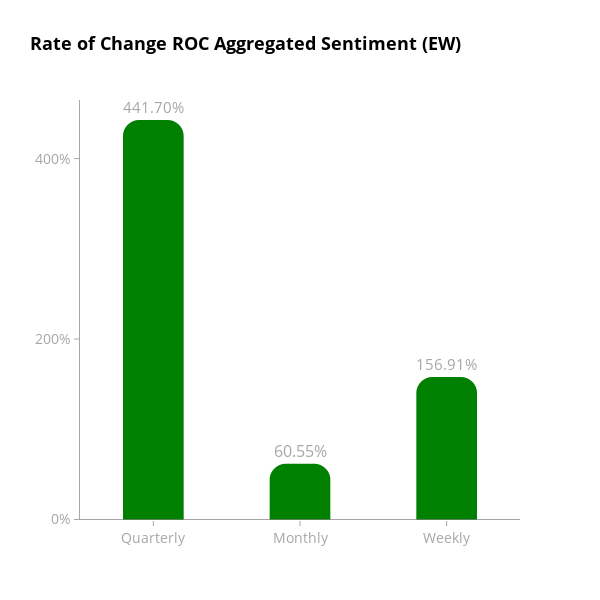
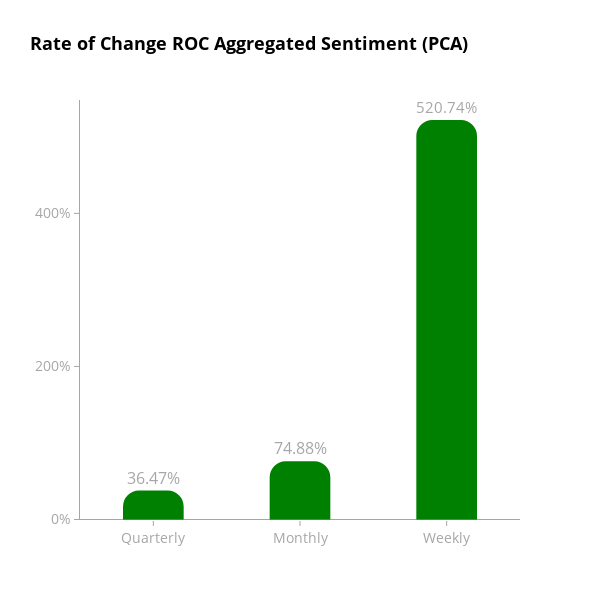

Notebook code for these charts, in order:
### Code cell
# Call the function for aggregate indicator columns and save charts
create_bar_chart(merged_df, 'aggregate_indicator_equalweight', "ROC Aggregated Sentiment (EW)")
create_bar_chart(merged_df, 'aggregate_indicator_PCA', "ROC Aggregated Sentiment (PCA)")

### Figure 1 — Plotly figure (JSON) as saved in the notebook; plotly's stock layout.template omitted (floating-point values rounded to 4 significant figures)
{"data": [{"marker": {"color": ["green", "green", "green"], "cornerradius": 15, "line": {"color": ["green", "green", "green"], "width": 2}}, "text": ["441.70%", "60.55%", "156.91%"], "textfont": {"color": "rgba(128, 128, 128, 0.7)", "size": 16}, "textposition": "outside", "width": 0.4, "x": ["Quarterly", "Monthly", "Weekly"], "y": [441.7, 60.55, 156.9], "type": "bar"}], "layout": {"title": {"font": {"color": "black", "size": 18, "weight": "bold"}, "text": "Rate of Change ROC Aggregated Sentiment (EW)"}, "yaxis": {"title": {}, "ticksuffix": "%", "tickfont": {"color": "rgba(128, 128, 128, 0.7)", "size": 14}, "showgrid": false, "zeroline": false, "linecolor": "rgba(128, 128, 128, 0.7)", "showline": true, "ticks": "outside", "tickcolor": "rgba(128, 128, 128, 0.7)", "dtick": 200}, "font": {"color": "black", "size": 14}, "xaxis": {"title": {}, "tickfont": {"color": "rgba(128, 128, 128, 0.7)", "size": 14}, "showgrid": false, "zeroline": false, "showline": false, "ticks": "outside", "tickcolor": "rgba(128, 128, 128, 0.7)"}, "plot_bgcolor": "white", "paper_bgcolor": "white", "width": 600, "height": 600, "hovermode": "x unified", "bargap": 0.1, "shapes": [{"line": {"color": "rgba(128, 128, 128, 0.7)", "dash": "solid", "width": 1}, "type": "line", "x0": 0, "x1": 1, "xref": "x domain", "y0": 0, "y1": 0, "yref": "y"}]}}

### Figure 2 — Plotly figure (JSON) as saved in the notebook; plotly's stock layout.template omitted (floating-point values rounded to 4 significant figures)
{"data": [{"marker": {"color": ["green", "green", "green"], "cornerradius": 15, "line": {"color": ["green", "green", "green"], "width": 2}}, "text": ["36.47%", "74.88%", "520.74%"], "textfont": {"color": "rgba(128, 128, 128, 0.7)", "size": 16}, "textposition": "outside", "width": 0.4, "x": ["Quarterly", "Monthly", "Weekly"], "y": [36.47, 74.88, 520.7], "type": "bar"}], "layout": {"title": {"font": {"color": "black", "size": 18, "weight": "bold"}, "text": "Rate of Change ROC Aggregated Sentiment (PCA)"}, "yaxis": {"title": {}, "ticksuffix": "%", "tickfont": {"color": "rgba(128, 128, 128, 0.7)", "size": 14}, "showgrid": false, "zeroline": false, "linecolor": "rgba(128, 128, 128, 0.7)", "showline": true, "ticks": "outside", "tickcolor": "rgba(128, 128, 128, 0.7)", "dtick": 200}, "font": {"color": "black", "size": 14}, "xaxis": {"title": {}, "tickfont": {"color": "rgba(128, 128, 128, 0.7)", "size": 14}, "showgrid": false, "zeroline": false, "showline": false, "ticks": "outside", "tickcolor": "rgba(128, 128, 128, 0.7)"}, "plot_bgcolor": "white", "paper_bgcolor": "white", "width": 600, "height": 600, "hovermode": "x unified", "bargap": 0.1, "shapes": [{"line": {"color": "rgba(128, 128, 128, 0.7)", "dash": "solid", "width": 1}, "type": "line", "x0": 0, "x1": 1, "xref": "x domain", "y0": 0, "y1": 0, "yref": "y"}]}}
